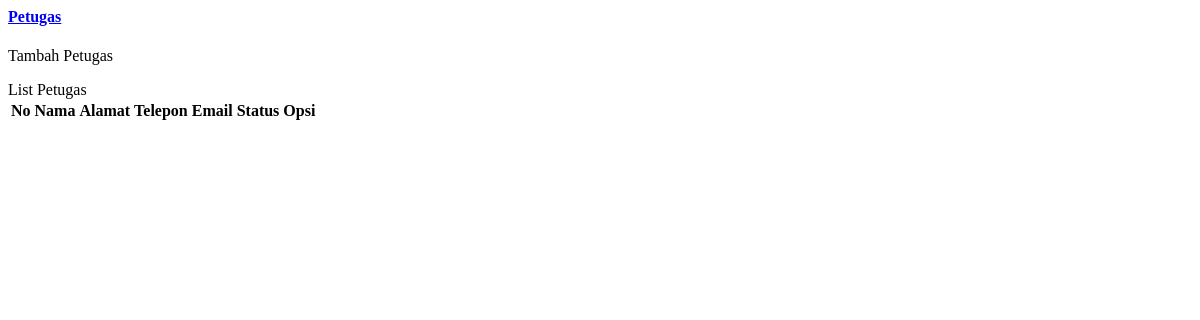
/1/halaman/mod_petugas/petugas.php, run on an earlier commit of the app's database.
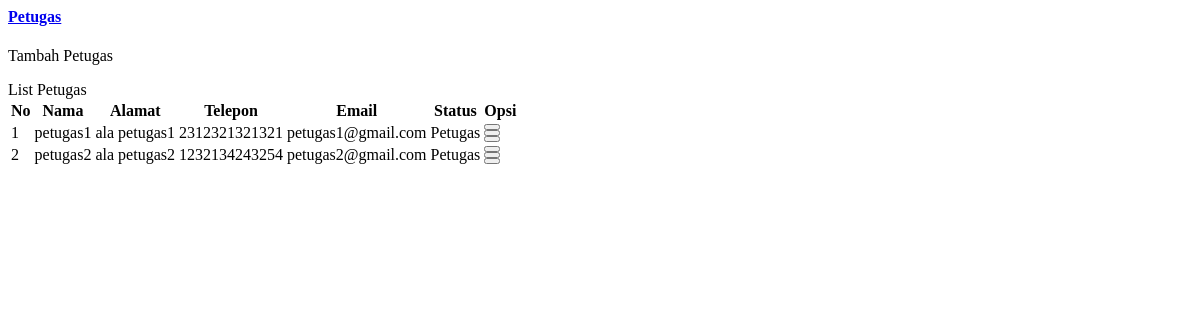
And on a later commit of the database.
### tables this page shows
CREATE TABLE `user` (
  `id` int(11) NOT NULL,
  `username` varchar(255) NOT NULL,
  `password` varchar(25) NOT NULL,
  `id_anggota` int(11) DEFAULT NULL,
  `id_petugas` int(11) DEFAULT NULL,
  `id_user_role` int(11) DEFAULT NULL,
  `status` int(11) DEFAULT NULL
);

CREATE TABLE `petugas` (
  `id` int(11) NOT NULL,
  `nama` varchar(255) NOT NULL,
  `alamat` varchar(255) DEFAULT NULL,
  `telepon` varchar(50) DEFAULT NULL,
  `email` varchar(50) DEFAULT NULL
);

CREATE TABLE `user_role` (
  `id` int(11) NOT NULL,
  `nama` varchar(255) NOT NULL
);

### 1/halaman/mod_petugas/petugas.php (the view, shortened to what this page needs)
<head>
</head>
<?php
    include "../config/koneksi.php";
?>
<div class="market-updates">
	<div class="col-md-3 market-update-gd">
		<div class="market-update-block clr-block-2">
			<div class="col-md-8 market-update-left">
				<a href="media.php?page=tambah_petugas"><h4>Petugas</h4></a>
				<p>Tambah Petugas</p>
			</div>
		</div>
	</div>
</div>
<div class="row">
	<div class="panel-body">
		<div class="col-md-12 w3ls-graph">
			<div class="agileinfo-grap">
				<div class="panel panel-default">
					<div class="panel-heading">List Petugas</div>
					    <div class="table-responsive sr">
					      <table id="petugas" class="table table-striped b-t b-light">
					        <thead>
					          <tr>
					          	<th>No</th>
								<th>Nama</th>
								<th>Alamat</th>
								<th>Telepon</th>
								<th>Email</th>
								<th>Status</th>
								<th>Opsi</th>
					          </tr>
					        </thead>
					        <tbody>
					        	<?php
									$query  = "SELECT * FROM petugas INNER JOIN user ON petugas.id=user.id_petugas";
									$hasil  = mysqli_query($conn, $query);
									$tampil = mysqli_num_rows($hasil);
									$i = 1;
									if ( $tampil> 0) {
									    while ( $data = mysqli_fetch_assoc($hasil)) {
								?>
								<tr>
									<td><?php echo $i++ ?></td>
									<td><?php echo $data['nama']; ?></td>
									<td><?php echo $data['alamat']; ?></td>
									<td><?php echo $data['telepon']; ?></td>
									<td><?php echo $data['email']; ?></td>
									<?php
										$data1 = mysqli_query($conn, "SELECT * FROM user_role WHERE id='$data[status]'");
										$id    = mysqli_fetch_array($data1);
										$mp1   = $id['nama'];
									?>
									<td><?php echo $mp1; ?></td>
						            <td>
						            	<a href="media.php?page=detail_petugas&id=<?php echo $data['id_petugas']?>"><button class="btn btn-success" type="submit"><i class="fa fa-eye"></i></button></a><br>
	                                    <a href="media.php?page=edit_petugas&id=<?php echo $data['id_petugas'] ?>"><button class="btn btn-success" type="submit"><i class="fa fa-pencil"></i></button></a><br>
	                                    <a href="halaman/mod_petugas/aksi_hapus_petugas.php?id=<?php echo $data['id_petugas'] ?>"><button class="btn btn-success" type="submit"><i class="fa fa-trash-o"></i></button></a>
						            </td>
					        	</tr>
					           	<?php
                                    }
                                }
                                ?>
					        </tbody>
					      </table>
					    </div>
				</div>
			</div>
		</div>
	</div>
</div>

What changed in the data, as far as the page shows it:
added user: id_petugas.nama "petugas1", id_petugas.alamat "ala petugas1", id_petugas.telepon "2312321321321", id_petugas.email "petugas1@gmail.com", id_user_role.nama "Petugas"
added user: id_petugas.nama "petugas2", id_petugas.alamat "ala petugas2", id_petugas.telepon "1232134243254", id_petugas.email "petugas2@gmail.com", id_user_role.nama "Petugas"
